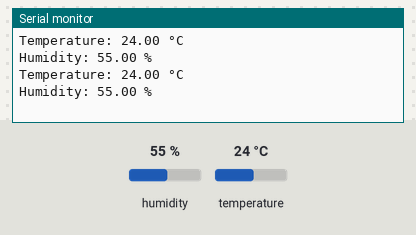
A sketch run on a simulated ESP8266 (Wemos D1 mini). On the bench: the last lines printed to the serial monitor. The test bench sets the inputs (shaded band); at power-on: humidity 55 %, temperature 24 °C.

Above: at 3.1 s.
3.2 s: humidity set to 22 %
At 4.5 s:
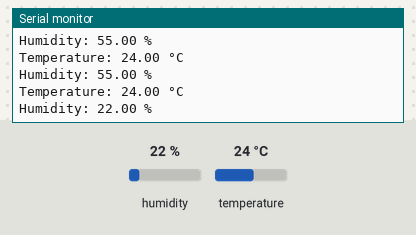
4.7 s: temperature set to 12 °C
At 5.3 s:
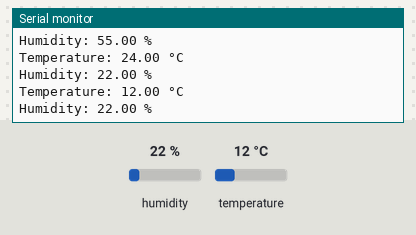
6.2 s: humidity set to 40 %
At 7.7 s:
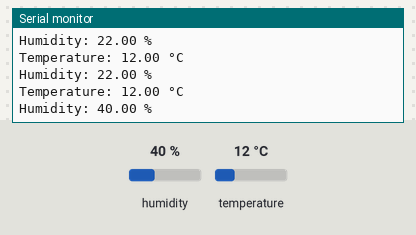
Timing chart, 0 to 9.2 s (numbered marks = the images above; inputs shaded):
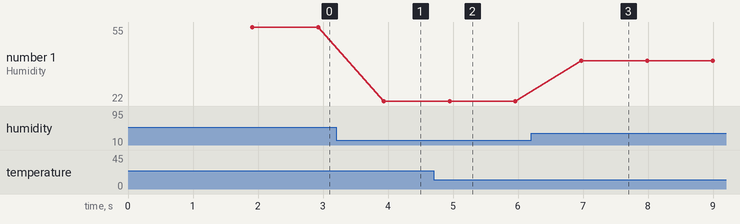

Measured:
- after the input at 3.2 s, the serial monitor: prints a new line after 0.74 s (image 1)
- after the input at 4.7 s, the serial monitor: prints a new line after 0.25 s (image 2)
- after the input at 6.2 s, the serial monitor: prints a new line after 0.77 s (image 3)
- plotted number 1: 55 → 22 after the input at 3.2 s, 22 → 40 after the input at 6.2 s

The sketch:

SVNCKHXAOXAOcopy_20230804181844.ino
```cpp
#define BLYNK_TEMPLATE_ID "TMPL6sTv2f4J4"
#define BLYNK_TEMPLATE_NAME "UETVNU"

#define BLYNK_FIRMWARE_VERSION "0.1.0"
#define BLYNK_PRINT Serial
#define APP_DEBUG
#define USE_NODE_MCU_BOARD
#include "BlynkEdgent.h"

#include "DHTesp.h"

#define DHTPIN 16
#define DHTTYPE DHTesp::DHT11
unsigned long timeShowOled = millis();

DHTesp dht;
BlynkTimer timer;
WidgetLED LEDCONNECT(V0);
#define NHIETDO V1
#define DOAM V2

void setup()
{
  Serial.begin(115200);
  delay(100);
  BlynkEdgent.begin();

  dht.setup(DHTPIN, DHTTYPE);
  timer.setInterval(1000L, updateBlynk);
}

void loop()
{
  BlynkEdgent.run();
  timer.run();

  if (millis() - timeShowOled > dht.getMinimumSamplingPeriod())
  {
    float t = dht.getTemperature();
    float h = dht.getHumidity();
    if (dht.getStatusString() == "OK")
    {
      showData(t, h);
    }
    timeShowOled = millis();
  }
}

void updateBlynk()
{
  if (LEDCONNECT.getValue())
    LEDCONNECT.off();
  else
    LEDCONNECT.on();
  Blynk.virtualWrite(NHIETDO, dht.getTemperature());
  Blynk.virtualWrite(DOAM, dht.getHumidity());
}

void showData(float t, float h)
{
  Serial.print("Temperature: ");
  Serial.print(t);
  Serial.println(" °C");

  Serial.print("Humidity: ");
  Serial.print(h);
  Serial.println(" %");
}
```
